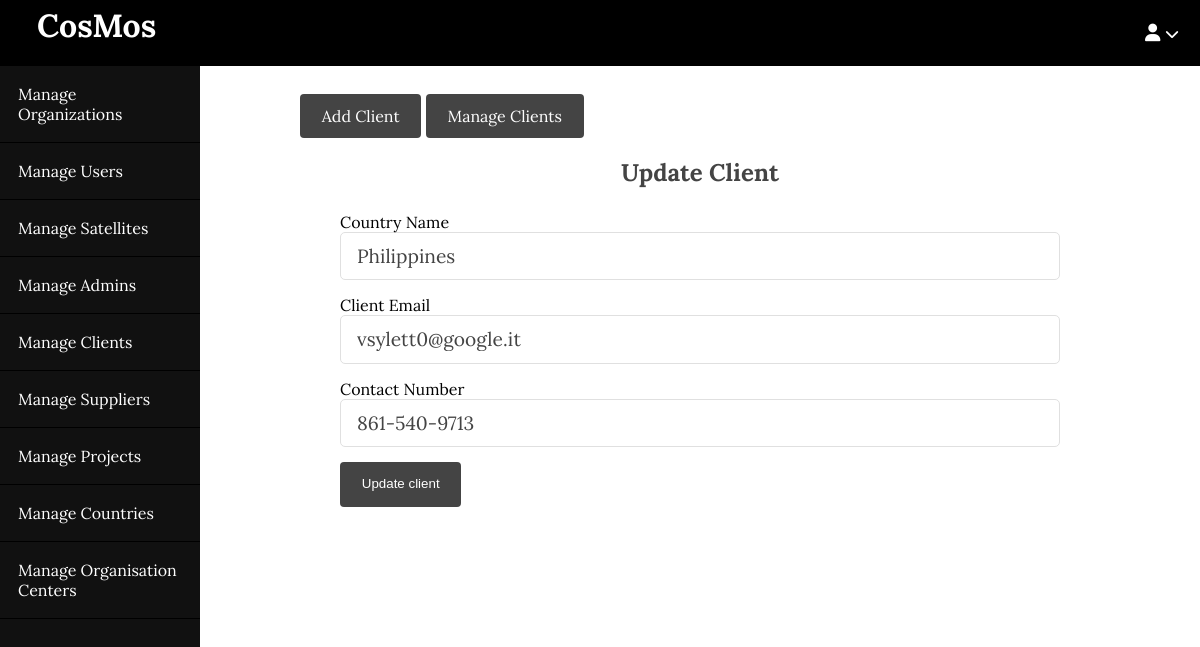
/blog/admin/clients/edit.php?id=1, run on the app's committed database.
### tables this page shows
CREATE TABLE `client_normalised___client` (
  `Client_Id` int(4) DEFAULT NULL,
  `Country_Name` varchar(32) DEFAULT NULL,
  `Email_Id` varchar(40) DEFAULT NULL,
  `Contact_Number` varchar(12) DEFAULT NULL
);

### blog/app/controllers/clients.php (called while the page is built, shortened)
<?php
include(ROOT_PATH . "/app/database/db.php");
if(isset($_GET['id']))
{
    $client_id = $_GET['id'];
    $client = selectOne('client_normalised___client', ['Client_Id' => $client_id])[0];
    $client_country = $client['Country_Name'];
    $client_email = $client['Email_Id'];
    $client_contact = $client['Contact_Number'];
}

### blog/app/database/db.php (called while the page is built, shortened)
<?php
require('connect.php');
function executeQuery($sql, $data)
{
    global $conn;
    $stmt = $conn->prepare($sql);
    $values = array_values($data);
    $types = str_repeat('s', count($values));
    $stmt->bind_param( $types, ...$values);
    $stmt->execute();
    return $stmt;
}
function selectOne($table, $conditions = [])
{
    $sql = "SELECT * FROM $table";
    $i = 0;
    foreach ( $conditions as $key => $value ) {
        if ( $i === 0)
        {
            $sql = $sql . " WHERE $key = ?";
        } else {
            $sql = $sql . " AND $key = ?";
        }
        $i++;
    }
    $sql = $sql . " LIMIT 1";
    $stmt = executeQuery($sql, $conditions);
    $records = $stmt->get_result()->fetch_all(MYSQLI_ASSOC);
    return $records;
}

### blog/admin/clients/edit.php (the view, shortened to what this page needs)
<?php include(ROOT_PATH . "/app/controllers/clients.php");
?>
<!DOCTYPE html>
<html lang="en">
<head>
    <link rel="stylesheet" href="../../assets/css/style.css">
    <link rel="stylesheet" href="../../assets/css/admin.css">
</head>
<body>
    <?php include(ROOT_PATH . "/app/includes/adminHeader.php"); ?>
    <div class="admin-wrapper">
        <?php include(ROOT_PATH . "/app/includes/adminSidebar.php"); ?>
        <div class="admin-content">
            <div class="button-group">
                <a href="create.php" class="btn btn-big">Add Client</a>
                <a href="index.php" class="btn btn-big">Manage Clients</a>
            </div>
            <div class="content">
                <h2 class="page-title">Update Client</h2>
                <form action="edit.php" method="post">
                    <div>
                        <label>Country Name</label>
                        <input type="text" name="Country_Name" class = "text-input" value = '<?php echo $client_country ?>'>
                    </div>
                    <div>
                        <label>Client Email</label>
                        <input type="email" name="Email_Id" class = "text-input" value = '<?php echo $client_email ?>'>
                    </div>
                    <div>
                        <label>Contact Number</label>
                        <input type="text" name="Contact_Number" class = "text-input" value = '<?php echo $client_contact ?>'>
                    </div>
                    <div>
                        <button type="submit" name = "update-client" class="btn btn-big">Update client</button>
                    </div>
                </form>
            </div>
        </div>
    </div>
</body>
</html>

### blog/assets/css/style.css (style rules this page uses)
* { box-sizing: border-box; }
html, body { height: 100%; padding: 0px; margin: 0px; background: white; font-family:'Lora', serif; }
h1, h2, h3, h4, h5, h6 { color: #444; margin: 5px; }
a { text-decoration: none; color: inherit; }
.btn { padding: .5rem 1rem; background: #444444; color: white; border: 1px solid transparent; border-radius: 0.25rem; }
.btn-big { padding: .7rem 1.3rem; line-height: 1.3rem; }
.text-input { padding: .7rem 1rem; display: block; width: 100%; border-radius: 5px; border: 1px solid #e0e0e0; outline: none; color: #444; line-height: 1.5rem; font-family: 'Lora', serif; font-size: 1.2em; }
.content { width: 90%; margin: 30px auto 30px; }

### blog/assets/css/admin.css (style rules this page uses)
.admin-wrapper { display: flex; height: calc(100% - 66px); }
.admin-wrapper .admin-content { flex: 8; height: 100%; padding: 40px 100px 100px; overflow-y: scroll; }
.admin-content .page-title { text-align: center; margin-bottom: 1.5rem; }
form div { margin-bottom: 15px; }

### data on the page
client_normalised___client: Country_Name "Philippines", Email_Id "vsylett0@google.it", Contact_Number "861-540-9713"
